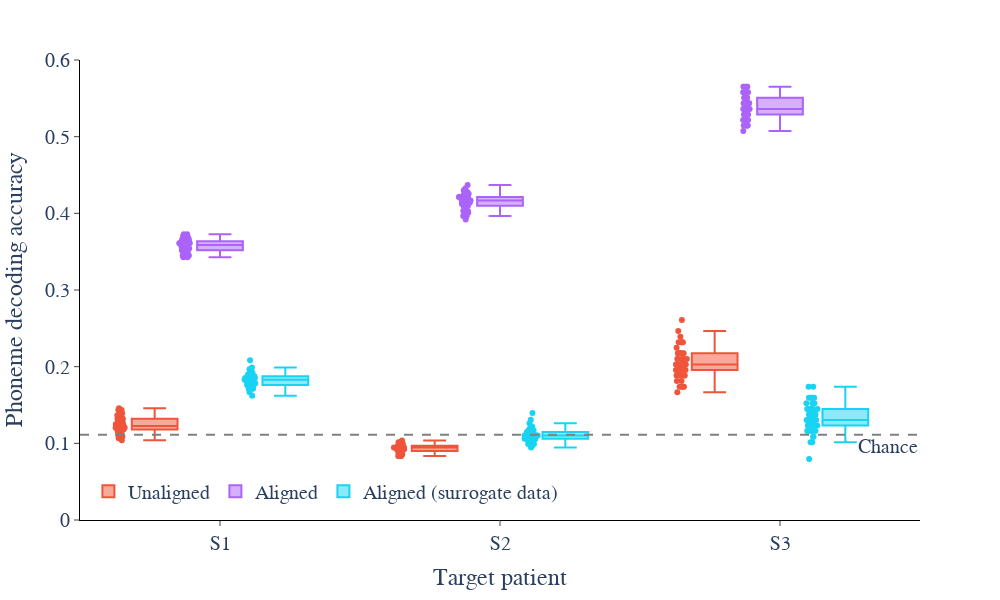

The cell this chart's notebook holds for it:
### Code cell
fig_ind = 'pAll'
fig_df = noTar_decode_df_long[decode_df_long['Phoneme Index'] == fig_ind]
fig = px.box(fig_df, x='Patient', y="accuracy", color='Decoding Context', points='all', width=1000, height=600, color_discrete_sequence=['#EF553B', '#AB63FA', '#19D3F3'])
fig.add_hline(y=1/9, line_dash='dash', line_color='grey', annotation_text='Chance', annotation_position='bottom right')
fig.update_layout(
    plot_bgcolor='white',
    legend=dict(
        orientation='h',
        yanchor='bottom',
        y=0.02,
        xanchor='left',
        x=0.01,
        title_text=''
    ),
    title_text='',
    title_x=0.5,
    font=dict(size=20, family='Arial')
)
fig.update_xaxes(
    title='Target patient',
    mirror=False,
    ticks='outside',
    showline=True,
    linecolor='black',
    showgrid=False,
    tickvals=[0,1,2],
    range=[-0.5, 2.5]
)
fig.update_yaxes(
    title='Phoneme decoding accuracy',
    mirror=False,
    ticks='outside',
    showline=True,
    linecolor='black',
    showgrid=False,
    range=[0, 0.6]
)

fig.show()

### Figure 1 — Plotly figure (JSON) as saved in the notebook; plotly's stock layout.template omitted (floating-point values rounded to 4 significant figures; data arrays with more than 128 entries replaced by an {"elided": "..."} marker saying what was removed)
{"data": [{"alignmentgroup": "True", "boxpoints": "all", "hovertemplate": "Decoding Context=Unaligned<br>Patient=%{x}<br>accuracy=%{y}<extra></extra>", "legendgroup": "Unaligned", "marker": {"color": "#EF553B"}, "name": "Unaligned", "notched": false, "offsetgroup": "Unaligned", "orientation": "v", "showlegend": true, "type": "box", "x": {"elided": "400 str values"}, "x0": " ", "xaxis": "x", "y": {"elided": "400 float values"}, "y0": " ", "yaxis": "y"}, {"alignmentgroup": "True", "boxpoints": "all", "hovertemplate": "Decoding Context=Aligned<br>Patient=%{x}<br>accuracy=%{y}<extra></extra>", "legendgroup": "Aligned", "marker": {"color": "#AB63FA"}, "name": "Aligned", "notched": false, "offsetgroup": "Aligned", "orientation": "v", "showlegend": true, "type": "box", "x": {"elided": "400 str values"}, "x0": " ", "xaxis": "x", "y": {"elided": "400 float values"}, "y0": " ", "yaxis": "y"}, {"alignmentgroup": "True", "boxpoints": "all", "hovertemplate": "Decoding Context=Aligned (surrogate data)<br>Patient=%{x}<br>accuracy=%{y}<extra></extra>", "legendgroup": "Aligned (surrogate data)", "marker": {"color": "#19D3F3"}, "name": "Aligned (surrogate data)", "notched": false, "offsetgroup": "Aligned (surrogate data)", "orientation": "v", "showlegend": true, "type": "box", "x": {"elided": "400 str values"}, "x0": " ", "xaxis": "x", "y": {"elided": "400 float values"}, "y0": " ", "yaxis": "y"}], "layout": {"annotations": [{"showarrow": false, "text": "Chance", "x": 1, "xanchor": "right", "xref": "x domain", "y": 0.1111, "yanchor": "top", "yref": "y"}], "boxmode": "group", "font": {"family": "Arial", "size": 20}, "height": 600, "legend": {"orientation": "h", "title": {"text": ""}, "tracegroupgap": 0, "x": 0.01, "xanchor": "left", "y": 0.02, "yanchor": "bottom"}, "margin": {"t": 60}, "plot_bgcolor": "white", "shapes": [{"line": {"color": "grey", "dash": "dash"}, "type": "line", "x0": 0, "x1": 1, "xref": "x domain", "y0": 0.1111, "y1": 0.1111, "yref": "y"}], "title": {"text": "", "x": 0.5}, "width": 1000, "xaxis": {"anchor": "y", "domain": [0, 1], "linecolor": "black", "mirror": false, "range": [-0.5, 2.5], "showgrid": false, "showline": true, "ticks": "outside", "tickvals": [0, 1, 2], "title": {"text": "Target patient"}}, "yaxis": {"anchor": "x", "domain": [0, 1], "linecolor": "black", "mirror": false, "range": [0, 0.6], "showgrid": false, "showline": true, "ticks": "outside", "title": {"text": "Phoneme decoding accuracy"}}}}
